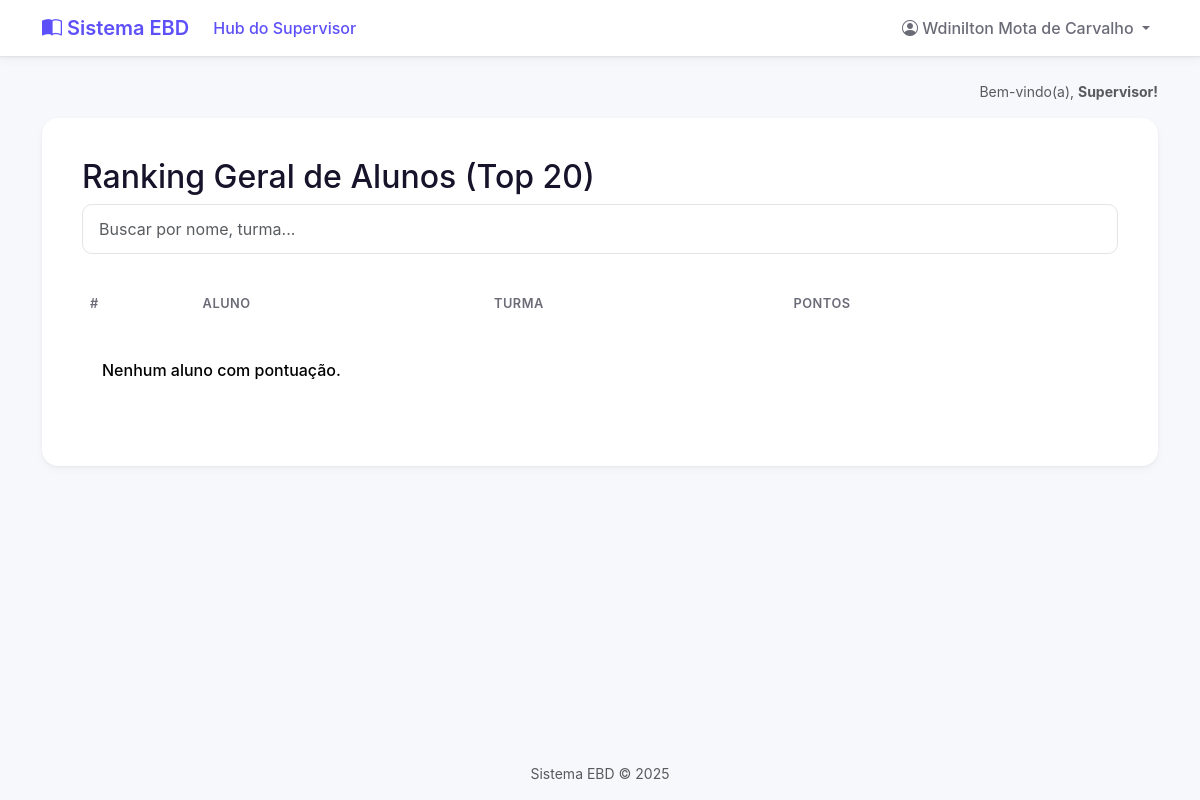
/relatorios/ranking-alunos/ (signed in), run on an earlier commit of the app's database.
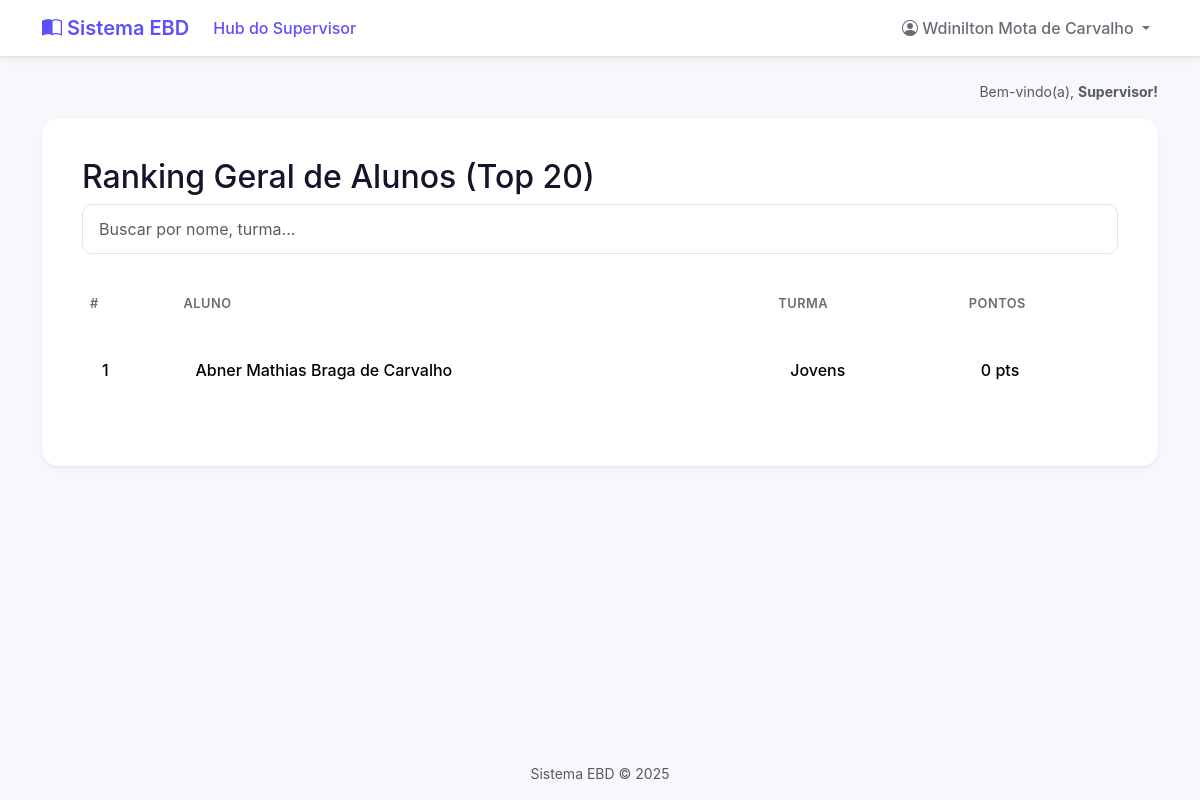
And on a later commit of the database.
### core/models.py (models this page shows, shortened)
class Aluno(models.Model):
    user = models.OneToOneField(
        User,
        on_delete=models.CASCADE,
        related_name='aluno', # Permite fazer request.user.aluno
        null=True,
        blank=True
    )
    nome_completo = models.CharField(max_length=255)
    turma = models.ForeignKey(
        Turma,
        on_delete=models.CASCADE,
        related_name='alunos'
    )
    pontos_totais = models.IntegerField(default=0)
    data_cadastro = models.DateTimeField(auto_now_add=True)

class Turma(models.Model):
    nome = models.CharField(max_length=100, unique=True)
    professor = models.ForeignKey(
        User,
        on_delete=models.SET_NULL,
        null=True,
        blank=True,
        related_name='turmas_lecionadas'
    )

### core/views.py (the view)
# urls.py: path('relatorios/ranking-alunos/', views.relatorio_ranking_alunos, name='relatorio_ranking_alunos'),
@login_required
def relatorio_ranking_alunos(request):
    permissores = permissoes_context(request)
    if not permissores['is_supervisor']:
        return HttpResponseForbidden("<h1>Acesso Negado</h1><p>Apenas supervisores podem ver este relatório.</p>")
    ranking_alunos_geral = Aluno.objects.all().order_by('-pontos_totais')[:20]
    contexto = {'ranking_alunos_geral': ranking_alunos_geral}
    return render(request, 'relatorios_ranking_alunos.html', contexto)

### core/context_processors.py (called while the page is built)
def permissoes_context(request):
    is_professor = False
    is_aluno = False
    is_supervisor = False
    aluno = None
    if request.user.is_authenticated:
        is_supervisor = request.user.groups.filter(name='Supervisores').exists()
        is_professor = request.user.groups.filter(name='Professores').exists()
        try:
            aluno = request.user.aluno
            is_aluno = True
        except:
            is_aluno = False
    return {
        'is_supervisor': is_supervisor,
        'is_professor': is_professor,
        'is_aluno': is_aluno,
        'aluno_global': aluno,
    }

### templates/relatorios_ranking_alunos.html (shortened to what this page needs)
{% extends 'base.html' %}
{% block content %}
    <h2>Ranking Geral de Alunos (Top 20)</h2>
    <input type="text" id="searchInput" onkeyup="filterTable('searchInput', 'searchableTable')" placeholder="Buscar por nome, turma..." class="form-control search-box mb-4">
    <table class="table table-hover align-middle" id="searchableTable">
        <thead>
            <tr>
                <th class="posicao">#</th>
                <th>Aluno</th>
                <th>Turma</th>
                <th class="pontos">Pontos</th>
            </tr>
        </thead>
        <tbody>
            {% for aluno in ranking_alunos_geral %}
            <tr>
                <td class="posicao">{{ forloop.counter }}</td>
                <td>{{ aluno.nome_completo }}</td>
                <td>{% if aluno.turma %}{{ aluno.turma.nome }}{% else %}(Sem turma){% endif %}</td>
                <td class="pontos">{{ aluno.pontos_totais }} pts</td>
            </tr>
            {% empty %}
            <tr>
                <td colspan="4">Nenhum aluno com pontuação.</td>
            </tr>
            {% endfor %}
        </tbody>
    </table>
{% endblock %}

What changed in the data, as far as the page shows it:
added Aluno: nome_completo "Abner Mathias Braga de Carvalho", turma.nome "Jovens", pontos_totais "0"
Also different on the page:
text no longer shown: "Nenhum aluno com pontuação."
